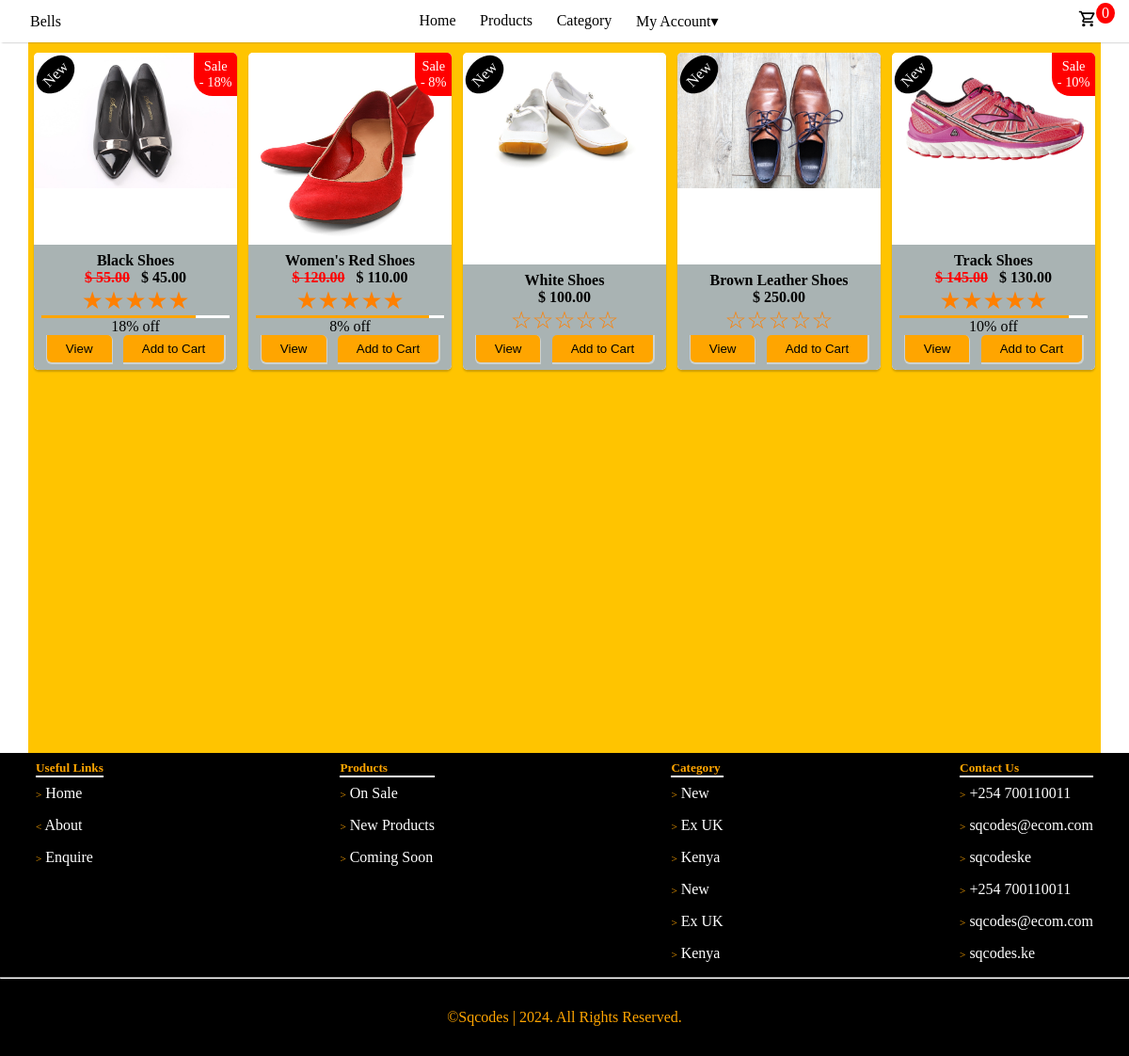
/featured/, run on the app's committed database.
### store/models.py (models this page shows, shortened)
class Product(models.Model):
    name = models.CharField(max_length=255)
    price = models.DecimalField(default=0, max_digits=9, decimal_places=2)
    category = models.ForeignKey(Category, on_delete=models.CASCADE, default=1)
    description = models.TextField(null=True, blank=True)
    image = models.ImageField(upload_to='uploads/products/')
    is_sale = models.BooleanField(default=False)
    sale_price = models.DecimalField(default=0, decimal_places=2, max_digits=8, null=True, blank=True)
    in_stock = models.BooleanField(default=True)
    stock_quantity = models.IntegerField(default=1)
    discount = models.DecimalField(default=0, max_digits=9, decimal_places=2, null=True, blank=True)
    percentage_discount = models.DecimalField(default=0, max_digits=5, decimal_places=0, null=True, blank=True)
    is_new = models.BooleanField(default=False)
    is_featured = models.BooleanField(default=False)

### store/views.py (the view)
# urls.py: path('featured/', views.featured, name='featured'),
def featured(request):
    products = Product.objects.filter(is_featured=True).distinct()
    return render(request, 'store/pages/featured.html', {'products': products})

### cart/cart.py (called while the page is built)
	def __len__(self):
		return len(self.cart)

### cart/context_processors.py (called while the page is built)
def cart(request):
    return {'cart': Cart(request)}

### store/templates/store/pages/featured.html (shortened to what this page needs)
{% extends 'store/base.html' %}
{% load static %}
{% block content %}
<div class="products-container">
{% for product in products %}
{% include 'store/include/card.html' %}
{% endfor %}
</div>
{% endblock content %}

### store/templates/store/include/card.html (shortened to what this page needs)
<div class="product-card">
    <div class="product-image">
        <a href="{% url 'product' product.id %}"><img src="{{ product.image.url }}" alt="product" width="100%"></a>
    </div>
    <div class="card-text">
        <h4>{{ product.name }}</h4>
        {% if product.is_sale %}
        <p>
            <strong>
                <span id="price"><del>$ {{ product.price }}</del></span> &nbsp;
                <span id="sale-price">$ {{product.sale_price }}</span>
            </strong>
        </p>
        <p class="star">&#9733;&#9733;&#9733;&#9733;&#9733;</p>
        <div class="price-bar" style="width: 100%;">
            <div class="discount-section" style="width: {{ product.percentage_discount }}%;"></div>
        </div>
        <p>{{ product.percentage_discount }}% off</p>
        {% else %}
        <p>
            <strong>
                <span id="price">$ {{ product.price }}</span>
            </strong>
        </p>
        <p class="star">&#9734;&#9734;&#9734;&#9734;&#9734;</p>
        {% endif %}
        <div class="card-btn">
            <a href="{% url 'product' product.id %}"><button type="button">View</button></a>
                <button type="button" value="{{ product.id }}" class="add-to-cart">Add to Cart</button>
        </div>
    </div>
    {% if product.is_sale %}
    <div class="sales-badge">
        <p>Sale</p>
        <p id="percentage-discount">- {{ product.percentage_discount }}%</p>
    </div>
    {% endif %}
    {% if product.is_new %}
    <div class="new-product">New</div>
    {% endif %}
</div>

### static/css/main.css (style rules this page uses)
* { padding: 0; margin: 0; box-sizing: border-box; }
html { font-size: 16px; }
body { background-image: url(/static/images/g15.svg); background-size: cover; background-position: center; background-repeat: no-repeat; min-height: 100vh; width: 100%; object-fit: cover; }
a { text-decoration: none; }
.products-container { display: flex; justify-content: center; flex-wrap: wrap; margin-top: .5em; gap: 1%; }
.product-card { width: 19%; text-align: center; display: flex; flex-direction: column; justify-content: space-between; background-color: white; margin-bottom: .5em; box-shadow: 0 2px 2px rgba(0,0,0,0.2); border-radius: 5px; }
.product-image { width: 100%; }
.product-image img { max-width: 100%; max-height: 200px; border-radius: 5px 5px 0 0; }
.card-text { background-color: rgb(169, 179, 179); padding: .5em; border-radius: 0 0 5px 5px; }
.card-text p strong { padding: .5em; }
.card-text p del { color: red; }
.star { color: rgb(255, 128, 0); padding: 0; margin: 0; font-size: 1.6rem; }
.card-btn { display: flex; justify-content: space-around; }
.card-btn button { padding: .5em 1.5em; background-color: orange; border: none; }
.card-btn a button:first-of-type { border-radius: 0 5px 0 5px; box-shadow: 0 1px 0px 1px rgba(255, 255, 255, 0.4); }
.card-btn button:first-of-type { border-radius: 0 5px 0 5px; box-shadow: 0 1px 0px 1px rgba(255, 255, 255, 0.4); }
.card-btn button:last-of-type { border-radius: 5px 0 5px 0; box-shadow: 1px 1px 0 1px rgba(255, 255, 255, 0.4); }
.product-card { position: relative; }
.sales-badge { position: absolute; top: 0; right: 0; background-color: red; color: white; padding: 0.4em; border-radius: 0 5px 0 20px; font-size: .9rem; }
.new-product { position: absolute; top: 0.4em; left: 0px; background-color: black; color: white; padding: 0.5em; transform: rotate(-45deg); transform-origin: center ; border-radius: 50%; }

### static/css/product.css (style rules this page uses)
.price-bar { height: .2rem; background-color: orange; position: relative; }
.discount-section { height: 100%; background-color: white; position: absolute; top: 0; right: 0; }

### data on the page
Product: image (picture), name "Black Shoes", price "55.00", sale_price "45.00", percentage_discount "18", {{ product.id }} 6 (drawn), is_new "New"
Product: image (picture), name "Women's Red Shoes", price "120.00", sale_price "110.00", percentage_discount "8", {{ product.id }} 7 (drawn)
Product: image (picture), name "White Shoes", price "100.00", {{ product.id }} 8 (drawn), is_new "New"
Product: image (picture), name "Brown Leather Shoes", price "250.00", {{ product.id }} 9 (drawn), is_new "New"
Product: image (picture), name "Track Shoes", price "145.00", sale_price "130.00", percentage_discount "10", is_new "New"

### other printed values
{{ cart|length }} "0"
